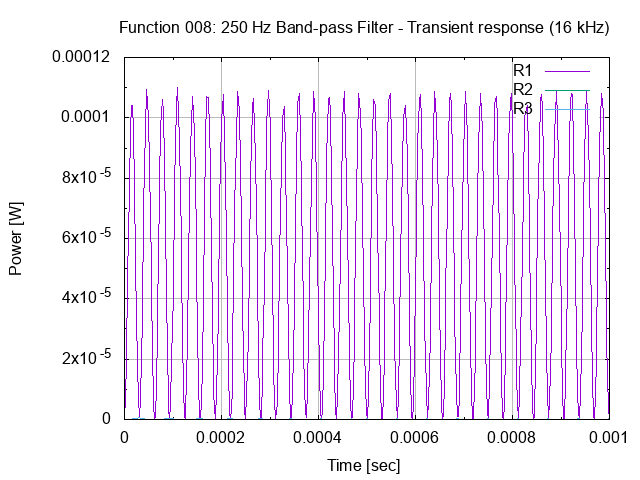

gnuplot code for this plot:
# set terminal
set term png

# set graph
set output "26.008.00.03.02.png"
set title "Function 008: 250 Hz Band-pass Filter - Transient response (16 kHz)"

# setup Y-axis
set grid ytics lt 1 lw 1 lc rgb "#bbbbbb"
set mytics
set ylabel "Power [W]"

# setup X-axis
set grid xtics lt 1 lw 1 lc rgb "#bbbbbb"
set mxtics
set xrange [0:0.001]
set xlabel "Time [sec]"

# setup plot style
set style data lines
plot '26.008.00.03.02.dat' using 1:2 title "R1", \
     '26.008.00.03.02.dat' using 1:3 title "R2", \
     '26.008.00.03.02.dat' using 1:4 title "R3"

# set output back to default
set output

# reset terminal type
set terminal pop
